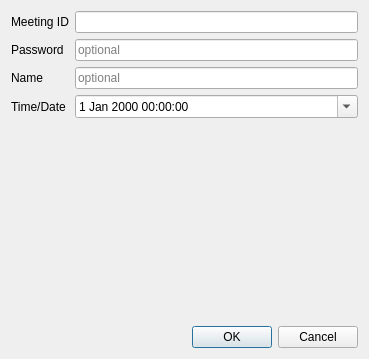
<?xml version="1.0" encoding="UTF-8"?>
<ui version="4.0">
 <class>Dialog</class>
 <widget class="QDialog" name="Dialog">
  <property name="geometry">
   <rect>
    <x>0</x>
    <y>0</y>
    <width>369</width>
    <height>359</height>
   </rect>
  </property>
  <property name="windowTitle">
   <string>Edit Meeting</string>
  </property>
  <layout class="QVBoxLayout" name="verticalLayout_2">
   <item>
    <layout class="QFormLayout" name="formLayout">
     <item row="0" column="0">
      <widget class="QLabel" name="label">
       <property name="text">
        <string>Meeting ID</string>
       </property>
      </widget>
     </item>
     <item row="0" column="1">
      <widget class="QLineEdit" name="meetingIdInput"/>
     </item>
     <item row="1" column="0">
      <widget class="QLabel" name="label_2">
       <property name="text">
        <string>Password</string>
       </property>
      </widget>
     </item>
     <item row="1" column="1">
      <widget class="QLineEdit" name="passwordInput">
       <property name="placeholderText">
        <string>optional</string>
       </property>
      </widget>
     </item>
     <item row="2" column="0">
      <widget class="QLabel" name="label_3">
       <property name="text">
        <string>Name</string>
       </property>
      </widget>
     </item>
     <item row="2" column="1">
      <widget class="QLineEdit" name="nameInput">
       <property name="placeholderText">
        <string>optional</string>
       </property>
      </widget>
     </item>
     <item row="3" column="1">
      <widget class="QDateTimeEdit" name="dateTimeEdit">
       <property name="calendarPopup">
        <bool>true</bool>
       </property>
      </widget>
     </item>
     <item row="3" column="0">
      <widget class="QLabel" name="label_4">
       <property name="text">
        <string>Time/Date</string>
       </property>
      </widget>
     </item>
    </layout>
   </item>
   <item>
    <widget class="QDialogButtonBox" name="buttonBox">
     <property name="orientation">
      <enum>Qt::Horizontal</enum>
     </property>
     <property name="standardButtons">
      <set>QDialogButtonBox::Cancel|QDialogButtonBox::Ok</set>
     </property>
    </widget>
   </item>
  </layout>
 </widget>
 <resources/>
 <connections>
  <connection>
   <sender>buttonBox</sender>
   <signal>accepted()</signal>
   <receiver>Dialog</receiver>
   <slot>accept()</slot>
   <hints>
    <hint type="sourcelabel">
     <x>248</x>
     <y>254</y>
    </hint>
    <hint type="destinationlabel">
     <x>157</x>
     <y>274</y>
    </hint>
   </hints>
  </connection>
  <connection>
   <sender>buttonBox</sender>
   <signal>rejected()</signal>
   <receiver>Dialog</receiver>
   <slot>reject()</slot>
   <hints>
    <hint type="sourcelabel">
     <x>316</x>
     <y>260</y>
    </hint>
    <hint type="destinationlabel">
     <x>286</x>
     <y>274</y>
    </hint>
   </hints>
  </connection>
 </connections>
</ui>
